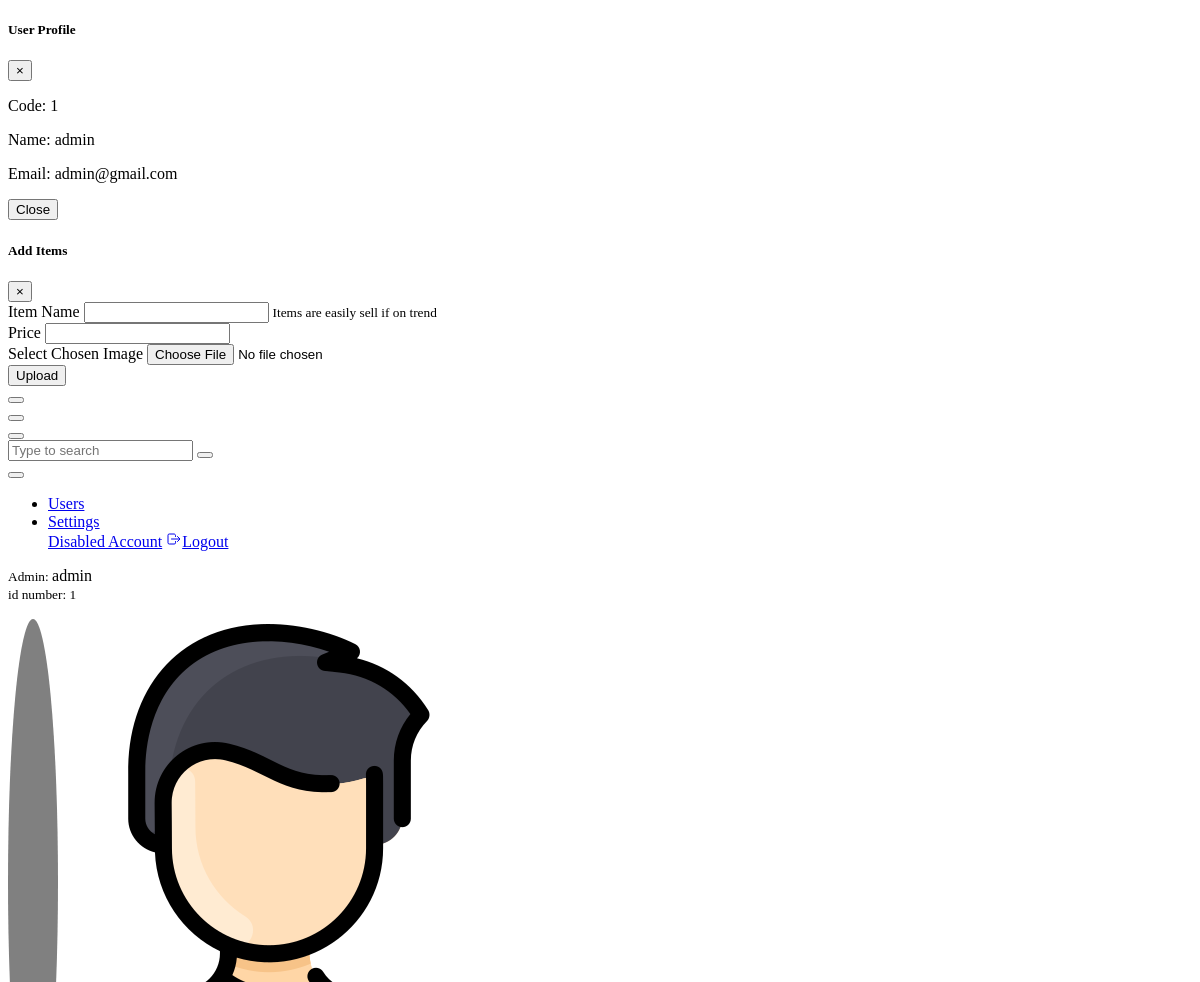
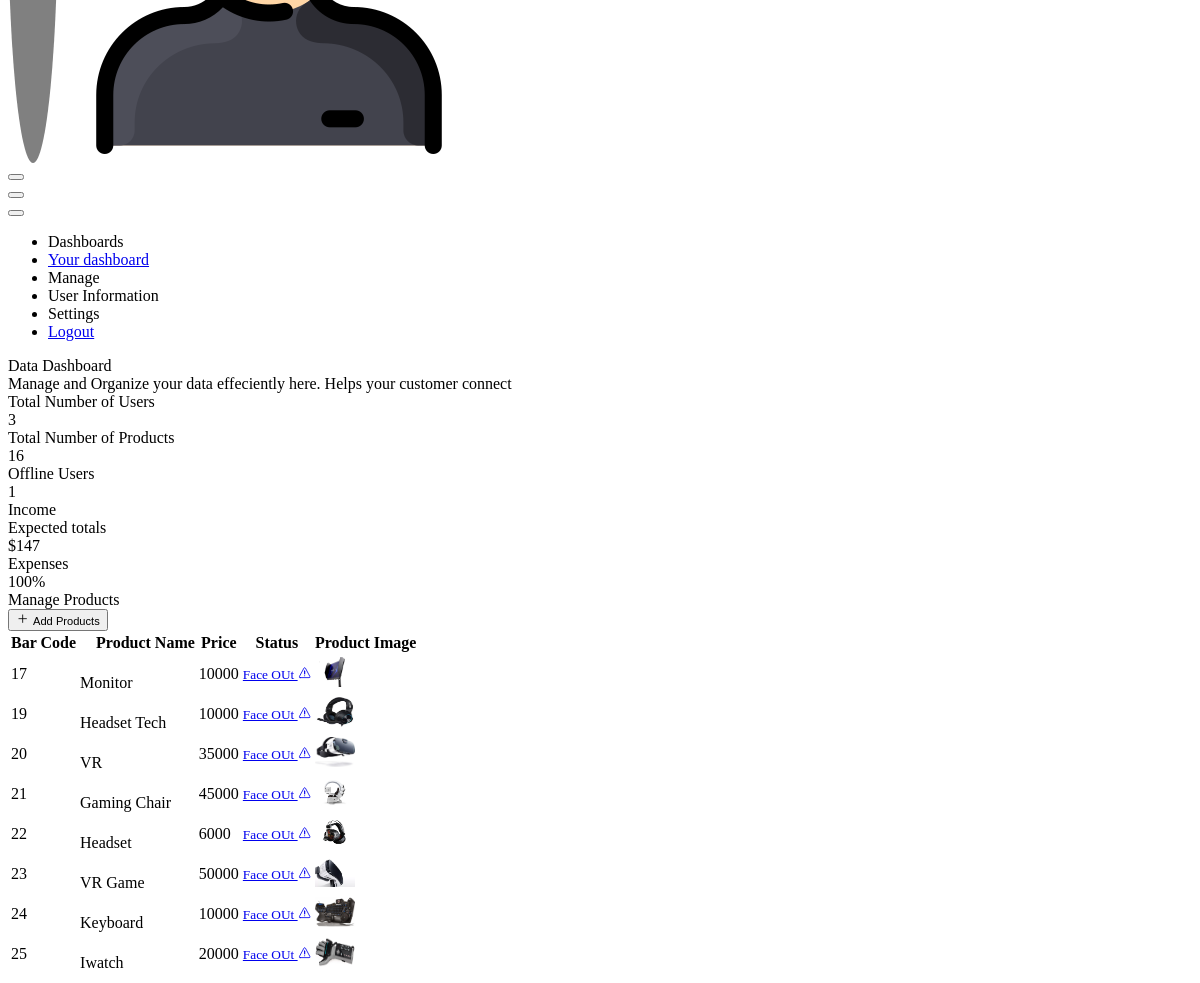
The page /admin.php (signed in) on the database its author committed (2 pictures, top to bottom).
### tables this page shows
CREATE TABLE `products` (
  `id` int(11) NOT NULL,
  `product` varchar(255) NOT NULL,
  `price` bigint(255) NOT NULL,
  `image` varchar(255) NOT NULL
);

### admin.php (the view, shortened to what the rows shown need)
<?php
include('process.php');
if (!$_SESSION['email1'] && !$_SESSION['name1']) {
    header('location: login.php');
} else {
?>
<!doctype html>
<html lang="en">
<head>
    <link href="https://demo.dashboardpack.com/architectui-html-free/main.css" rel="stylesheet">
</head>
<body>
    <?php
$mysqli = new mysqli('remotemysql.com:3306','RYWsolO9KJ','AtcWQoQXMz','RYWsolO9KJ') or die(mysqli_error($mysqli));
?>
    <div class="app-container app-theme-white body-tabs-shadow fixed-sidebar fixed-header">
        <div class="app-main">
            <div class="app-main__outer" id="one">
                <div class="app-main__inner">
                    <div class="container">
                        <div class="row" id="user1">
                            <div class="col-md ml-3">
                                <div class="main-card mb-3 card">
                                    <div class="table-responsive">
                                        <table
                                            class="align-middle mb-0 table table-borderless table-striped table-hover"
                                            id="myTable">
                                            <thead>
                                                <tr>
                                                    <th class="text-center">Bar Code</th>
                                                    <th>&nbsp;&nbsp;&nbsp;&nbsp;Product Name</th>
                                                    <th class="text-center">Price</th>
                                                    <th class="text-center">Status</th>
                                                    <th class="text-center">Product Image</th>
                                                </tr>
                                            </thead>
                                            <tbody>
                                                <?php $prods = $mysqli->query("SELECT * FROM products") or die($mysqli->error); ?>
                                                <?php while ($row = mysqli_fetch_array($prods)): ?>
                                                <tr>
                                                    <td class="text-center text-muted"><?php echo $row['id']; ?>
                                                    </td>
                                                    <td>
                                                        <div class="widget-content p-0">
                                                            <div class="widget-content-wrapper">
                                                                <div class="widget-content-left mr-3">
                                                                    <div class="widget-content-left">
                                                                    </div>
                                                                </div>
                                                                <div class="widget-content-left flex2">
                                                                    <div class="widget-heading">
                                                                        <?php echo $row['product']; ?></div>
                                                                </div>
                                                            </div>
                                                        </div>
                                                    </td>
                                                    <td class="text-center"><?php echo $row['price']; ?></td>
                                                    <td class="text-center">
                                                        <a href="process.php?delete=<?php echo $row['id']; ?>"
                                                            class="text-danger"><small>Face OUt <ion-icon
                                                                    name="warning-outline"></ion-icon></small></a>
                                                    </td>
                                                    <td class="text-center">
                                                        <?php
                                                echo "<img width='40' height='30' class='rounded-circle' src='./images/".$row['image']."'>"
                                                ?>
                                                    </td>
                                                </tr>
                                                <?php endwhile; ?>
                                            </tbody>
                                        </table>
                                    </div>
                                </div>
                            </div>
                        </div>
                    </div>
</body>
</html>
<?php } ?>

### rows shown on the page
products: id "17", product "Monitor", price "10000", image (picture)
products: id "19", product "Headset Tech", price "10000", image (picture)
products: id "20", product "VR", price "35000", image (picture)
products: id "21", product "Gaming Chair", price "45000", image (picture)
products: id "22", product "Headset", price "6000", image (picture)
products: id "23", product "VR Game", price "50000", image (picture)
products: id "24", product "Keyboard", price "10000", image (picture)
products: id "25", product "Iwatch", price "20000", image (picture)

### other values the page prints
$_SESSION['id'] "1"
$_SESSION['name1'] "admin"
$_SESSION['email1'] "admin@gmail.com"
$userResult "3"
$numProds "16"
$numberOff "1"
